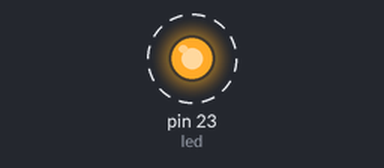
Simulated run of this program. Board: MicroPython board. Parts: output pins drawn as LEDs (lit = HIGH). Dashed ring = blinking.

Above: at 0.5 s.
Timing chart, 0 to 4.6 s (numbered marks = the images above):
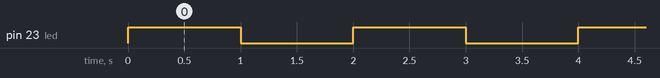

The program:

led.py
```python
# 点亮和熄灭LED灯

from machine import Pin  # 导入Pin类，用于操作GPIO
import time  # 导入time模块，用于时间相关的操作

led = Pin(23, Pin.OUT)  # 创建一个Pin对象，代表GPIO2，设置为输出模式

while True:  # 无限循环
    led.value(not led.value())  # 读取LED当前的值，取反后再设置回去，实现LED的闪烁
    time.sleep(1)  # 暂停1秒
```

Measured:
- by itself, pin 23 (led): alternates HIGH for 1.0 s and LOW for 1.0 s
